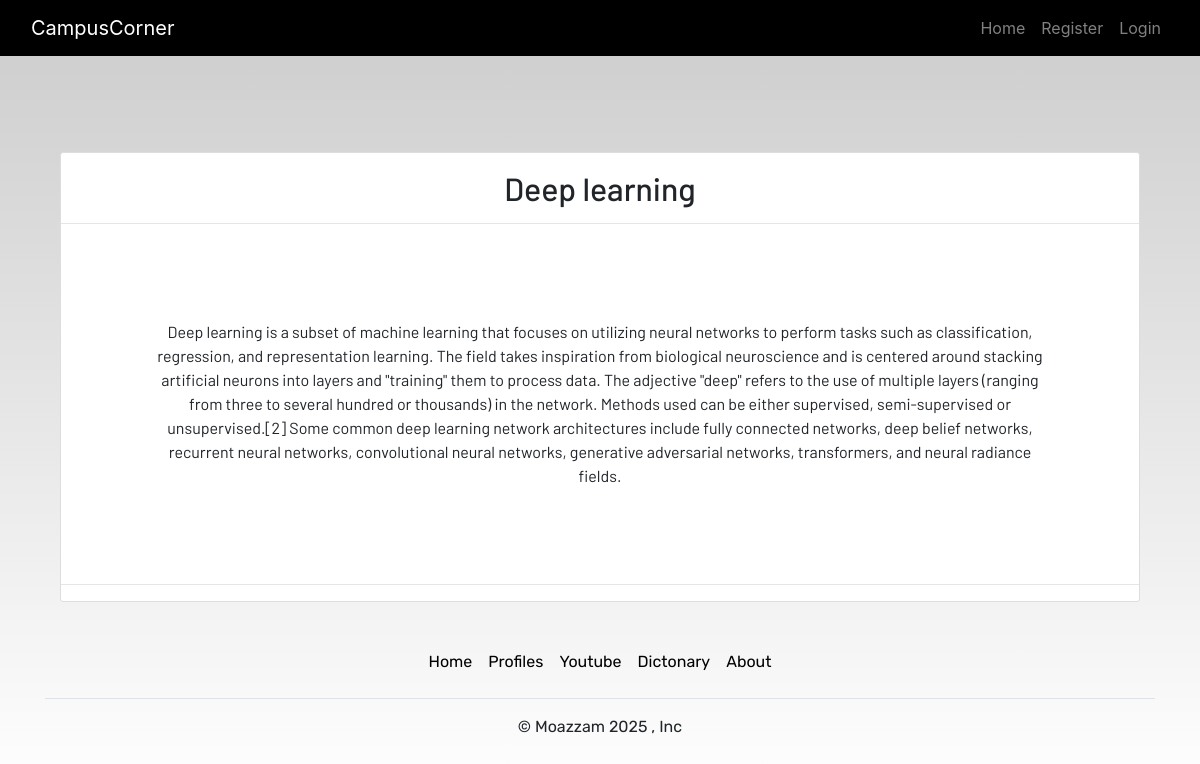
Page /notes_detail/19 on the committed database.
### dashboard/models.py (models this page shows, shortened)
class Notes(models.Model):
    user = models.ForeignKey(User, on_delete=models.CASCADE)
    title = models.CharField(max_length=200)
    discription = models.TextField()
    class Meta:
        verbose_name = "notes"
        verbose_name_plural = "notes"

### dashboard/views.py (the view)
# urls.py: path('notes_detail/<int:pk>',views.notes_detail.as_view(), name="notes_detail"),
class notes_detail(generic.DetailView):
    model=Notes

### dashboard/templates/dashboard/notes_detail.html
{% extends 'dashboard/base.html' %} {% load static %} {% block content %}
<section class="text-center container">
  <div class="container">
    <div class="content-section p-0 mt-5">
      <div class="m-3">
        <h2>{{notes.title}}</h2>
      </div>
      <hr class="p-0 m-0" />
      <p class="description m-5 p-5">{{notes.discription}}</p>
      <hr />
    </div>
  </div>
</section>
{% endblock content %}

### static/css/main.css (style rules this page uses)
html { scroll-behavior: smooth; height: 100%; width: 100%; }
html, body { max-width: 100%; overflow-x: hidden; height: 100%; width: 100%; }
body { background: linear-gradient(rgba(0, 0, 0, 0.2), rgba(255, 255, 255, 0.5)); overflow-x: hidden; background-repeat: no-repeat; }
.content-section { background: #ffffff; padding: 10px 20px; border: 1px solid #dddddd; border-radius: 3px; margin-bottom: 20px; }

### rows in the picture
Notes: title "Deep learning", discription "Deep learning is a subset of machine learning that focuses on utilizing neural networks to perform tasks such as classification, regression, and representation learning. The field takes inspiration from biological neuroscience and is centered around stacking artificial neurons into layers and \"training\" them to process data. The adjective \"deep\" refers to the use of multiple layers (ranging from three to several hundred or thousands) in the network. Methods used can be either supervised, semi-supervised or unsupervised.[2] Some common deep learning network architectures include fully connected networks, deep belief networks, recurrent neural networks, convolutional neural networks,…"
